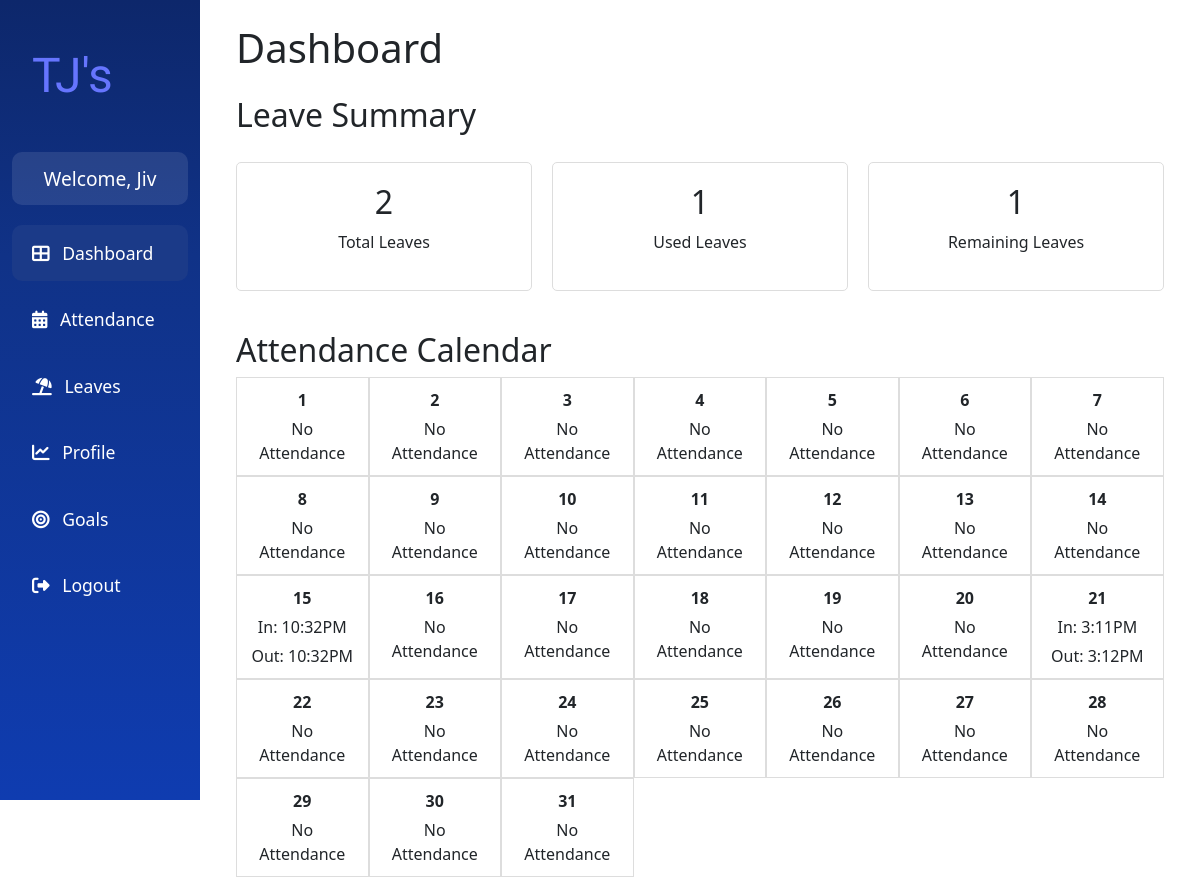
Page /dashboard/ (signed in) on the committed database.
### api/models.py (models this page shows, shortened)
class User(AbstractUser):
    ROLE_CHOICES = [
        ("ADMIN", "Admin"),
        ("EMPLOYEE", "Employee"),
        ("MANAGER", "Manager"),
    ]
    STATUS_CHOICES = [
        ("APPROVED", "Approved"),
        ("REJECTED", "Rejected"),
        ("PENDING", "Pending"),
    ]
    username = None  # Remove the username field entirely
    email = models.EmailField(_("email address"), unique=True)
    phone_regex = RegexValidator(
        regex=r"^\+?1?\d{9,15}$",
        message="Phone number must be entered in the format: '+999999999'. Up to 15 digits allowed.",
    )
    phone_number = models.CharField(validators=[phone_regex], max_length=17, blank=True)
    address = models.OneToOneField(
        Address, on_delete=models.CASCADE, blank=True, null=True
    )
    role = models.CharField(max_length=10, choices=ROLE_CHOICES, default="EMPLOYEE")
    date_of_hire = models.DateField(blank=True, null=True)
    profile_path = models.ImageField(null=True, blank=True)
    status = models.CharField(max_length=20, choices=STATUS_CHOICES, default="PENDING")
    job = models.ForeignKey(Job, on_delete=models.SET_NULL, null=True, blank=True)
    groups = models.ManyToManyField(
        "auth.Group",
        verbose_name=_("groups"),
        blank=True,
        related_name="custom_user_set",
        related_query_name="custom_user",
    )
    user_permissions = models.ManyToManyField(
        "auth.Permission",
        verbose_name=_("user permissions"),
        blank=True,
        related_name="custom_user_set",
        related_query_name="custom_user",
    )
    objects = UserManager()
    USERNAME_FIELD = "email"
    REQUIRED_FIELDS = ["first_name", "last_name", "date_of_hire", "password"]

class Attendance(models.Model):
    STATUS_CHOICES = [
        ("PRESENT", "Present"),
        ("ABSENT", "Absent"),
        ("LATE", "Late"),
        ("HALF_DAY", "Half Day"),
    ]
    user = models.ForeignKey(User, on_delete=models.CASCADE)
    time_in = models.DateTimeField(null=True, blank=True)
    time_out = models.DateTimeField(null=True, blank=True)
    status = models.CharField(max_length=20, choices=STATUS_CHOICES)
    date = models.DateField(auto_now_add=True)
    class Meta:
        unique_together = ["user", "date"]

### api/views.py (the view)
# urls.py: path('dashboard/', views.dashboard, name='dashboard'),
@login_required
def dashboard(request):
    today = date.today()
    total_employees = User.objects.count()
    timed_in_today = Attendance.objects.filter(date=today, time_in__isnull=False).count()
    timed_out_today = Attendance.objects.filter(date=today, time_out__isnull=False).count()
    recent_attendance = Attendance.objects.order_by('-date', '-time_in')[:10]
    pending_users = User.objects.filter(status='PENDING')
    year = today.year
    month = today.month
    first_day_of_month = date(year, month, 1)
    last_day_of_month = date(year, month, monthrange(year, month)[1])
    calendar_days = []
    current_day = first_day_of_month
    while current_day <= last_day_of_month:
        attendance = Attendance.objects.filter(user=request.user, date=current_day).first()
        calendar_days.append({
            'date': current_day,
            'attendance': attendance,
        })
        current_day += timedelta(days=1)
    if request.user.role != "MANAGER":
        total_leaves = Leave.objects.filter(user=request.user).count()
        used_leaves = Leave.objects.filter(user=request.user, status='APPROVED').count()
        remaining_leaves = total_leaves - used_leaves
    else:
        total_leaves = used_leaves = remaining_leaves = None
    context = {
        'total_employees': total_employees,
        'timed_in_today': timed_in_today,
        'timed_out_today': timed_out_today,
        'recent_attendance': recent_attendance,
        'pending_users': pending_users,
        'calendar_days': calendar_days,
        'total_leaves': total_leaves,
        'used_leaves': used_leaves,
        'remaining_leaves': remaining_leaves,
    }
    return render(request, 'dashboard.html', context)

### api/templates/api/dashboard.html (shortened to what this page needs)
{% extends "base.html" %}
{% load static %}
{% block content %}
<div class="container mt-4">
    <h1>Dashboard</h1>
    <div class="dashboard-container">
        {% if user.role == "MANAGER" %}
        <div class="table-container">
            <h2>Pending User Registrations</h2>
            <div class="table-responsive">
                <table class="table table-hover">
                    <thead>
                        <tr>
                            <th>Email</th>
                            <th>Role</th>
                            <th>Name</th>
                            <th>Actions</th>
                        </tr>
                    </thead>
                    <tbody>
                        {% for user in pending_users %}
                        <tr>
                            <td>{{ user.email }}</td>
                            <td>{{ user.get_role_display }}</td>
                            <td>{{ user.first_name|capfirst }} {{ user.last_name|capfirst }}</td>
                            <td>
                                <div class="d-flex">
                                    <form method="post" action="{% url 'approve_user' user.id %}" class="me-2">
                                        {% csrf_token %}
                                        <button type="submit" class="btn btn-success">Approve</button>
                                    </form>
                                    <form method="post" action="{% url 'reject_user' user.id %}">
                                        {% csrf_token %}
                                        <button type="submit" class="btn btn-danger">Reject</button>
                                    </form>
                                </div>
                            </td>
                        </tr>
                        {% endfor %}
                    </tbody>
                </table>
            </div>
        </div>
        {% else %}
        <h2 class="mt-3">Leave Summary</h2>
        <div class="summary-cards">
            <div class="summary-card">
                <h2>{{ total_leaves }}</h2>
                <p>Total Leaves</p>
            </div>
            <div class="summary-card">
                <h2>{{ used_leaves }}</h2>
                <p>Used Leaves</p>
            </div>
            <div class="summary-card">
                <h2>{{ remaining_leaves }}</h2>
                <p>Remaining Leaves</p>
            </div>
        </div>
        <div class="calendar-container">
            <h2>Attendance Calendar</h2>
            <div class="calendar">
                {% for day in calendar_days %}
                <div class="calendar-day">
                    <div class="date">{{ day.date|date:"j" }}</div>
                    {% if day.attendance %}
                    <div class="time-in">In: {{ day.attendance.time_in|date:"g:iA" }}</div>
                    <div class="time-out">Out: {{ day.attendance.time_out|date:"g:iA" }}</div>
                    {% else %}
                    <div class="no-attendance">No Attendance</div>
                    {% endif %}
                </div>
                {% endfor %}
            </div>
        </div>
        {% endif %}
    </div>
</div>
{% endblock %}

### api/templates/api/base.html (shortened to what this page needs)
{% load static %}
<!DOCTYPE html>
<html lang="en">
  <head>
    <link
      href="https://cdn.jsdelivr.net/npm/bootstrap@5.3.0/dist/css/bootstrap.min.css"
      rel="stylesheet"
    />
    <link
      href="https://cdnjs.cloudflare.com/ajax/libs/font-awesome/6.4.0/css/all.min.css"
      rel="stylesheet"
    />
  </head>
  <body>
    <div class="container-fluid">
      <div class="row">
        <nav
          id="sidebarMenu"
          class="col-md-3 col-lg-2 d-md-block sidebar collapse"
        >
          <div class="position-sticky">
            <div class="logo">
              TJ's
            </div>
            <div class="welcome-message">
              <h3>Welcome, {{ request.user.first_name|capfirst }}</h3>
            </div>
            <ul class="nav flex-column">
              <li class="nav-item">
                <a class="nav-link {% if request.resolver_match.url_name == 'dashboard' %}active{% endif %}" href="{% url 'dashboard' %}">
                  <i class="fas fa-th-large me-2"></i> Dashboard
                </a>
              </li>
              <li class="nav-item">
                <a class="nav-link {% if request.resolver_match.url_name == 'attendance' or request.resolver_match.url_name == 'employee_attendance' %}active{% endif %}"
                {% if request.user.role == "MANAGER" %}
                  href="{% url 'attendance' %}"
                {% else %}
                  href="{% url 'employee_attendance' %}"
                {% endif %}>
                  <i class="fas fa-calendar-alt me-2"></i> Attendance
                </a>
              </li>
              <li class="nav-item">
                <a class="nav-link {% if request.resolver_match.url_name == 'leaves' %}active{% endif %}" href="{% url 'leaves' %}">
                  <i class="fa-solid fa-umbrella-beach me-2"></i> Leaves
                </a>
              </li>
              <li class="nav-item">
                <a class="nav-link {% if request.resolver_match.url_name == 'profile' %}active{% endif %}" href="{% url 'profile' %}">
                  <i class="fas fa-chart-line me-2"></i> Profile
                </a>
              </li>
              <li class="nav-item">
                <a class="nav-link {% if request.resolver_match.url_name == 'goals' %}active{% endif %}" href="{% url 'goals' %}">
                  <i class="fas fa-bullseye me-2"></i> Goals
                </a>
              </li>
              <li class="nav-item">
                <a class="nav-link" href="#" data-bs-toggle="modal" data-bs-target="#logoutModal">
                  <i class="fas fa-sign-out-alt me-2"></i> Logout
                </a>
              </li>
            </ul>
          </div>
        </nav>
        <main class="col-md-9 ms-sm-auto col-lg-10 px-md-4 main-content">
          {% block content %} {% endblock content %}
        </main>
      </div>
    </div>
  </body>
</html>

### api/templates/api/base.html (style rules this page uses)
:root { --primary-color: #6675FE; --primary-light: #6366f1; --background-color: #f8fafc; --text-color: #1e293b; }
body { 8 background-color: #f0f2f5; }
.sidebar { background: linear-gradient(180deg, #0D276B 0%, #103287 32%, #0F3CB0 100%); color: white; height: 100vh; padding-top: 20px; overflow-y: auto; position: fixed; top: 0; left: 0; z-index: 1000; }
.sidebar .nav-link { color: white; padding: 15px 20px; font-size: 1.1rem; margin-bottom: 10px; }
.sidebar .nav-link.active { background-color: #1B3A88; border-radius: 10px; }
.logo { font-family: 'Paytone One', sans-serif; font-weight: 400; color: var(--primary-color); font-size: 3rem; padding: 20px; margin-bottom: 20px; }
.main-content { margin-left: 0; padding-top: 0; }
.welcome-message { background-color: rgba(255, 255, 255, 0.1); border-radius: 10px; padding: 15px; margin-bottom: 20px; text-align: center; }
.welcome-message h3 { font-size: 1.2rem; margin-bottom: 0; color: #ffffff; font-weight: 500; }

### api/templates/api/dashboard.html (style rules this page uses)
.dashboard-container { display: flex; flex-direction: column; gap: 20px; }
.summary-cards { display: flex; gap: 20px; }
.summary-card { flex: 1; padding: 20px; border: 1px solid #ddd; border-radius: 5px; text-align: center; }
.calendar-container { margin-top: 20px; }
.calendar { display: flex; flex-wrap: wrap; }
.calendar-day { width: 14.28%; border: 1px solid #ddd; padding: 10px; box-sizing: border-box; text-align: center; }
.date { font-weight: bold; }
.time-in, .time-out, .no-attendance { margin-top: 5px; }

### rows in the picture
User: user.first_name "Jiv"
Attendance: date "15", attendance.time_in "10:32PM", attendance.time_out "10:32PM"
Attendance: date "21", attendance.time_in "3:11PM", attendance.time_out "3:12PM"

### other values in the picture
{{ total_leaves }} "2"
{{ used_leaves }} "1"
{{ remaining_leaves }} "1"
{{ day.date|date:"j" }} "1" "2" "3" "4" "5" "6" "7" "8" "9" "10" "11" "12" "13" "14" "16" "17" "18" "19" "20" "22" "23" "24" "25" "26" "27" "28" "29" "30" "31"
